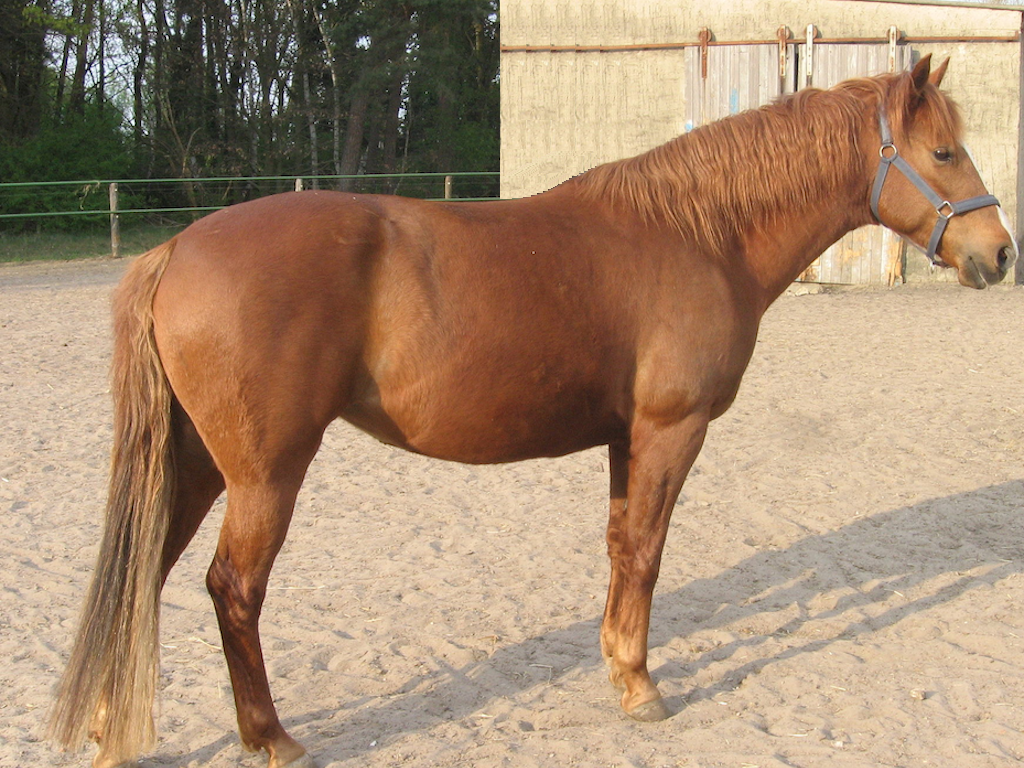
#> input picture assignment04/horse.png, 1024 x 768 px, found by its file name
$ python e2b.py
#> lines starting #> are read from the running program, lines starting #| are printed output that depends on the picture
import cv2
import numpy as np

def gaussPyr(img):
    pyr = [img]
    while (True):
        img = cv2.pyrDown(img)
        pyr.append(img)
        shape = img.shape
        if min(shape[0], shape[1]) == 1:
            return pyr

def laplacePyr(pyr):
    lapyr = []
    for i in range(len(pyr)-1):
        high = pyr[i]
        low = cv2.resize(pyr[i+1], (high.shape[1], high.shape[0]), interpolation=cv2.INTER_LINEAR)
        lp = high - low
        # cv2.imshow(str(i), cv2.resize((lp+128)//2, (1024, 768)))
        lapyr.append(lp)
    lapyr.append(pyr[-1])
    return lapyr


def reconstructLaplace(lapyr, level):
    depth = len(lapyr)
    level = min(level, depth)
    acc = lapyr[-1]
    for i in range(1, depth-level):
        lp = lapyr[depth-i-1]
        acc = lp + cv2.resize(acc, (lp.shape[1], lp.shape[0]))
    return acc


def merge(a, b):
    return np.hstack((a[:, :(a.shape[1]//2)], b[:, b.shape[1]//2:]))


def mergeLaplace(a_lapyr, b_lapyr):
    depth = len(a_lapyr)
    acc = a_lapyr[-1] # merge(a_lapyr[-3], b_lapyr[-3])
    for i in range(1, depth):
        lp = merge(a_lapyr[depth - i - 1], b_lapyr[depth - i - 1])
        cv2.imshow(str(i), cv2.resize((lp+128)//2, (1024, 768)))
        acc = lp + cv2.resize(acc, (lp.shape[1], lp.shape[0]))
    return acc


horse = cv2.imread("images/horse.png")
#> horse is the input picture: shape (768, 1024, 3); mean B, G, R 113.7, 140.5, 169

zebra = cv2.imread("images/zebra.png")
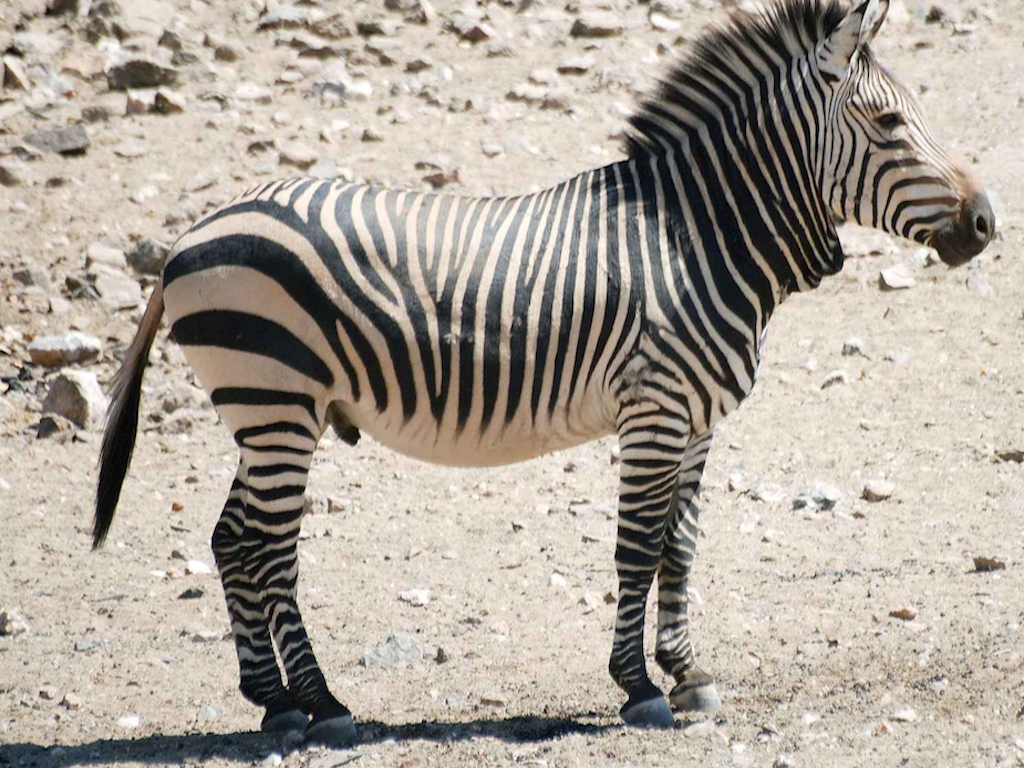
#> input picture assignment04/zebra.png, 1024 x 768 px, found by its file name
#> zebra is the input picture: shape (768, 1024, 3); mean B, G, R 154.2, 164.2, 172.4
#> the loop in gaussPyr, `while (True):` made 10 passes
#> img on pass 10: [[92, 116, 143]]
#> after the loop in gaussPyr, `while (True):`: pyr = 11 items
horse_pyr = gaussPyr(horse)
#> horse_pyr = 11 items
#> the loop in gaussPyr, `while (True):` made 10 passes
#> img on pass 10: [[151, 161, 170]]
#> pass 3, in gaussPyr (call 2), `img = cv2.pyrDown(img)`:
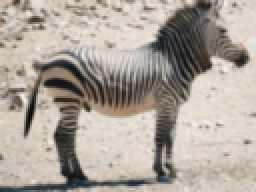
#> img: shape (96, 128, 3) (shown 2 times larger); mean of channels 0, 1, 2 154.1, 164.1, 172.4; drawn as B, G, R

zebra_pyr = gaussPyr(zebra)
#> zebra_pyr = 11 items
horse_lapyr = laplacePyr(horse_pyr)
#> the loop in laplacePyr, `for i in range(len(pyr)-1):` made 10 passes
#> pass 2, in laplacePyr, `lp = high - low`:
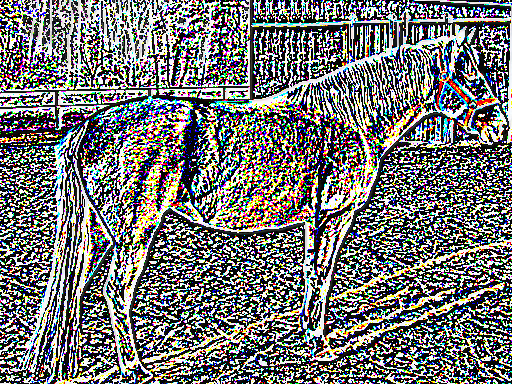
#> lp: shape (384, 512, 3); mean of channels 0, 1, 2 115.9, 116.9, 116.5; drawn as B, G, R
#> after the loop in laplacePyr, `for i in range(len(pyr)-1):`: lapyr = 10 items
#> horse_lapyr = 11 items

zebra_lapyr = laplacePyr(zebra_pyr)
#> the loop in laplacePyr (call 2), `for i in range(len(pyr)-1):` made 10 passes
#> pass 1, in laplacePyr (call 2), `lp = high - low`:
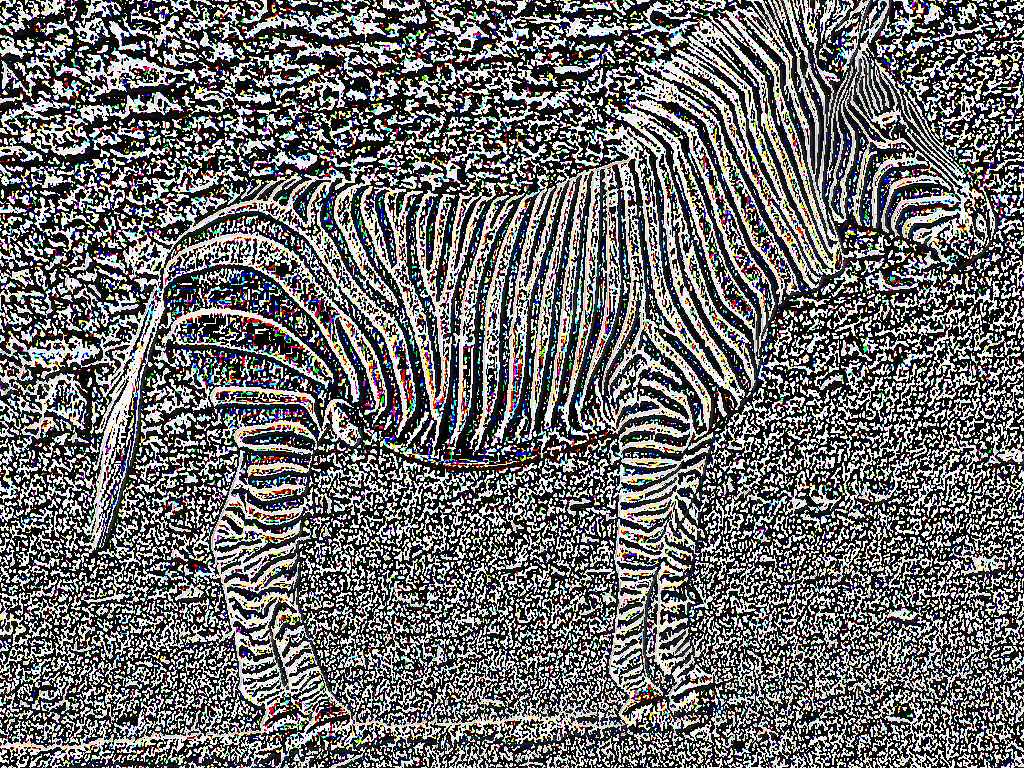
#> lp: shape (768, 1024, 3); mean B, G, R 108.6, 108.5, 109
#> pass 2, in laplacePyr (call 2), `lp = high - low`:
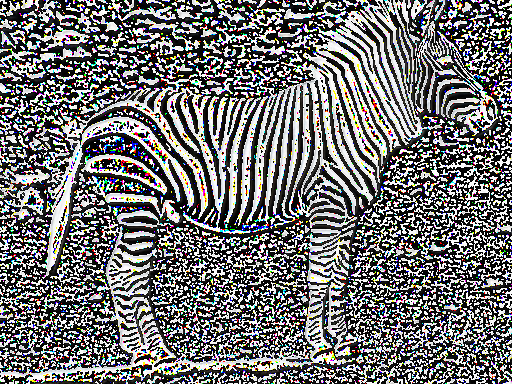
#> lp: shape (384, 512, 3); mean of channels 0, 1, 2 113.5, 113.2, 113.3; drawn as B, G, R
#> zebra_lapyr = 11 items

cv2.imshow("lp", reconstructLaplace(zebra_lapyr, 0))
#> in reconstructLaplace, `depth = len(lapyr)`: depth = 11
#> in reconstructLaplace, `level = min(level, depth)`: level = 0
#> in reconstructLaplace, `acc = lapyr[-1]`: acc = [[151, 161, 170]]
cv2.imshow("a", mergeLaplace(zebra_lapyr, horse_lapyr))
#> in mergeLaplace, `depth = len(a_lapyr)`: depth = 11
#> in mergeLaplace, `acc = a_lapyr[-1]`: acc = [[151, 161, 170]]
#> the loop in mergeLaplace, `for i in range(1, depth):` made 10 passes
#> pass 2, in mergeLaplace, `cv2.imshow(str(i), cv2.resize((lp+128)//2, (1024, 768)))`:
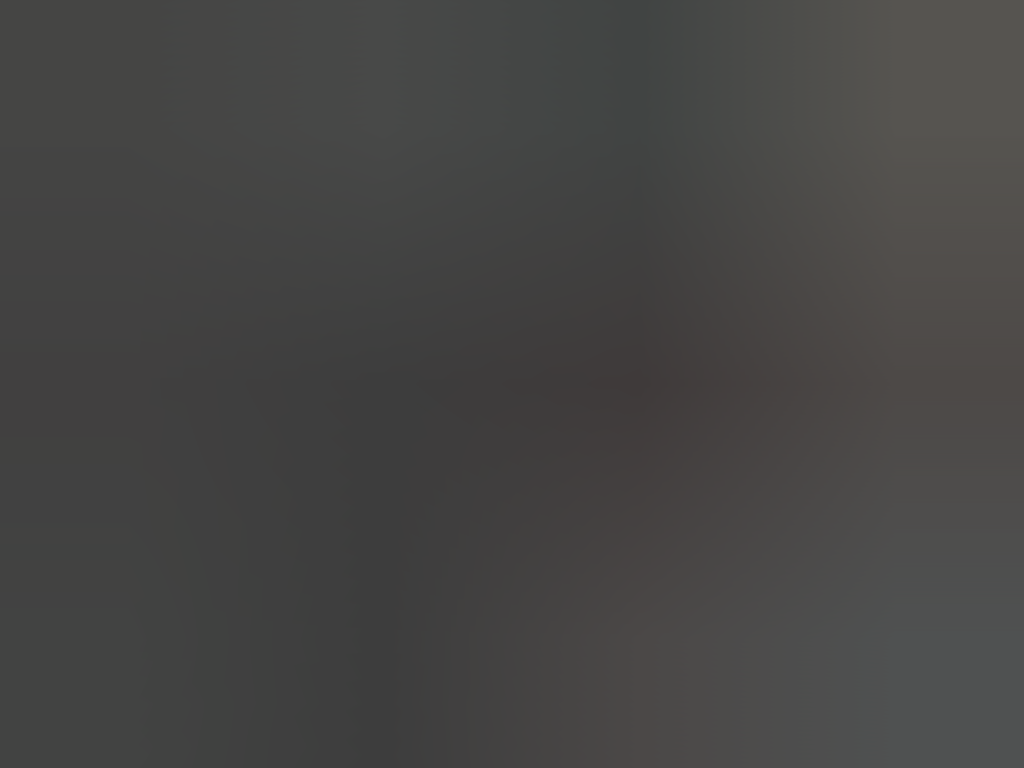
#> window '2': shape (768, 1024, 3); mean B, G, R 68.2, 69.1, 69.8
#> after the loop in mergeLaplace, `for i in range(1, depth):`:
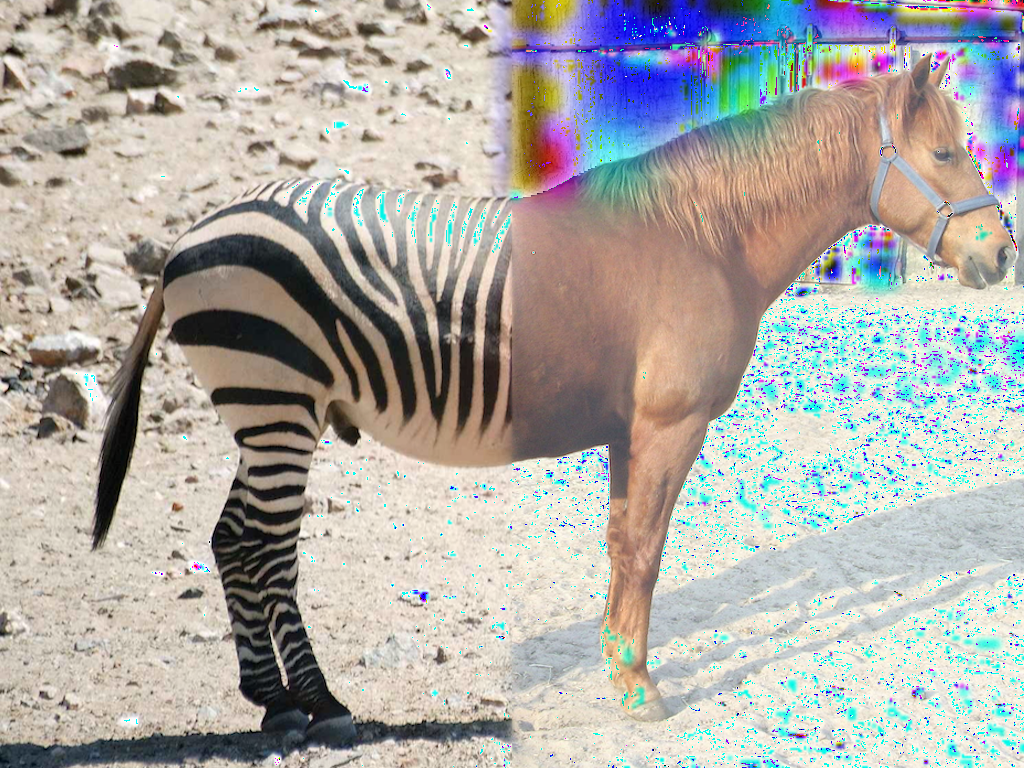
#> acc: shape (768, 1024, 3); mean of channels 0, 1, 2 167.8, 172.2, 175.6; drawn as B, G, R

cv2.waitKey(0)
cv2.destroyAllWindows()
